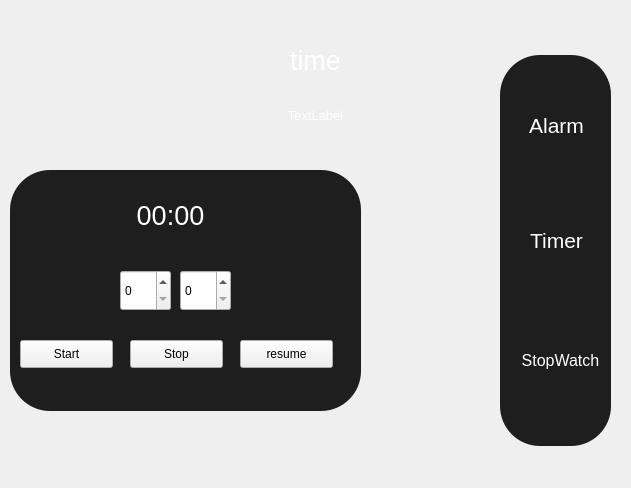
<?xml version="1.0" encoding="UTF-8"?>
<ui version="4.0">
 <class>MainWindow</class>
 <widget class="QMainWindow" name="MainWindow">
  <property name="geometry">
   <rect>
    <x>0</x>
    <y>0</y>
    <width>631</width>
    <height>488</height>
   </rect>
  </property>
  <property name="windowTitle">
   <string>MainWindow</string>
  </property>
  <property name="autoFillBackground">
   <bool>false</bool>
  </property>
  <property name="animated">
   <bool>true</bool>
  </property>
  <property name="documentMode">
   <bool>false</bool>
  </property>
  <property name="unifiedTitleAndToolBarOnMac">
   <bool>false</bool>
  </property>
  <widget class="QWidget" name="centralwidget">
   <widget class="QLabel" name="background_label">
    <property name="geometry">
     <rect>
      <x>0</x>
      <y>0</y>
      <width>811</width>
      <height>661</height>
     </rect>
    </property>
    <property name="text">
     <string/>
    </property>
    <property name="pixmap">
     <pixmap>assets/background.jpg</pixmap>
    </property>
    <property name="scaledContents">
     <bool>false</bool>
    </property>
   </widget>
   <widget class="QLabel" name="time_label">
    <property name="geometry">
     <rect>
      <x>160</x>
      <y>20</y>
      <width>311</width>
      <height>81</height>
     </rect>
    </property>
    <property name="font">
     <font>
      <pointsize>20</pointsize>
     </font>
    </property>
    <property name="styleSheet">
     <string notr="true">QLabel{
color : white
}</string>
    </property>
    <property name="text">
     <string>time</string>
    </property>
    <property name="alignment">
     <set>Qt::AlignCenter</set>
    </property>
   </widget>
   <widget class="QLabel" name="date_label">
    <property name="geometry">
     <rect>
      <x>250</x>
      <y>100</y>
      <width>131</width>
      <height>31</height>
     </rect>
    </property>
    <property name="font">
     <font>
      <pointsize>10</pointsize>
     </font>
    </property>
    <property name="styleSheet">
     <string notr="true">QLabel{
color : white;
}</string>
    </property>
    <property name="text">
     <string>TextLabel</string>
    </property>
    <property name="alignment">
     <set>Qt::AlignCenter</set>
    </property>
   </widget>
   <widget class="QLabel" name="bar_label">
    <property name="geometry">
     <rect>
      <x>500</x>
      <y>55</y>
      <width>111</width>
      <height>391</height>
     </rect>
    </property>
    <property name="styleSheet">
     <string notr="true">QLabel{
background:rgb(30, 30, 30);
color : white;
border-radius : 40px;
}</string>
    </property>
    <property name="text">
     <string/>
    </property>
   </widget>
   <widget class="QPushButton" name="alarm_pushButton">
    <property name="geometry">
     <rect>
      <x>510</x>
      <y>100</y>
      <width>93</width>
      <height>51</height>
     </rect>
    </property>
    <property name="font">
     <font>
      <pointsize>16</pointsize>
     </font>
    </property>
    <property name="styleSheet">
     <string notr="true">QPushButton{
color:white;
}</string>
    </property>
    <property name="text">
     <string>Alarm</string>
    </property>
    <property name="flat">
     <bool>true</bool>
    </property>
   </widget>
   <widget class="QPushButton" name="timer_pushButton">
    <property name="geometry">
     <rect>
      <x>510</x>
      <y>220</y>
      <width>93</width>
      <height>41</height>
     </rect>
    </property>
    <property name="font">
     <font>
      <pointsize>16</pointsize>
     </font>
    </property>
    <property name="styleSheet">
     <string notr="true">QPushButton{
color:white;
}</string>
    </property>
    <property name="text">
     <string>Timer</string>
    </property>
    <property name="flat">
     <bool>true</bool>
    </property>
   </widget>
   <widget class="QPushButton" name="stopwatch_pushButton">
    <property name="geometry">
     <rect>
      <x>500</x>
      <y>340</y>
      <width>121</width>
      <height>41</height>
     </rect>
    </property>
    <property name="font">
     <font>
      <pointsize>12</pointsize>
     </font>
    </property>
    <property name="styleSheet">
     <string notr="true">QPushButton{
color:white;
}</string>
    </property>
    <property name="text">
     <string>StopWatch</string>
    </property>
    <property name="flat">
     <bool>true</bool>
    </property>
   </widget>
   <widget class="QStackedWidget" name="stackedWidget">
    <property name="geometry">
     <rect>
      <x>10</x>
      <y>170</y>
      <width>351</width>
      <height>241</height>
     </rect>
    </property>
    <property name="accessibleDescription">
     <string/>
    </property>
    <property name="autoFillBackground">
     <bool>false</bool>
    </property>
    <property name="styleSheet">
     <string notr="true">QStackedWidget{
background:rgb(30, 30, 30);
color : white;
border-radius : 40px;
}</string>
    </property>
    <property name="currentIndex">
     <number>1</number>
    </property>
    <widget class="QWidget" name="alarm">
     <widget class="QPushButton" name="set_alarm_pushButton">
      <property name="geometry">
       <rect>
        <x>120</x>
        <y>120</y>
        <width>91</width>
        <height>61</height>
       </rect>
      </property>
      <property name="text">
       <string>Set Alarm</string>
      </property>
     </widget>
     <widget class="QLabel" name="alarm_status_label">
      <property name="geometry">
       <rect>
        <x>70</x>
        <y>190</y>
        <width>201</width>
        <height>41</height>
       </rect>
      </property>
      <property name="font">
       <font>
        <pointsize>12</pointsize>
       </font>
      </property>
      <property name="styleSheet">
       <string notr="true">QLabel{
color:white;
}</string>
      </property>
      <property name="text">
       <string/>
      </property>
      <property name="alignment">
       <set>Qt::AlignCenter</set>
      </property>
     </widget>
     <widget class="QTimeEdit" name="alarm_timeEdit">
      <property name="geometry">
       <rect>
        <x>70</x>
        <y>50</y>
        <width>191</width>
        <height>41</height>
       </rect>
      </property>
      <property name="font">
       <font>
        <pointsize>18</pointsize>
       </font>
      </property>
      <property name="styleSheet">
       <string notr="true">QTimeEdite{
color : white ;
}
</string>
      </property>
      <property name="buttonSymbols">
       <enum>QAbstractSpinBox::PlusMinus</enum>
      </property>
      <property name="keyboardTracking">
       <bool>true</bool>
      </property>
     </widget>
    </widget>
    <widget class="QWidget" name="timer">
     <widget class="QPushButton" name="stop_pushButton">
      <property name="geometry">
       <rect>
        <x>120</x>
        <y>170</y>
        <width>93</width>
        <height>28</height>
       </rect>
      </property>
      <property name="text">
       <string>Stop</string>
      </property>
     </widget>
     <widget class="QPushButton" name="start_pushButton">
      <property name="geometry">
       <rect>
        <x>10</x>
        <y>170</y>
        <width>93</width>
        <height>28</height>
       </rect>
      </property>
      <property name="text">
       <string>Start</string>
      </property>
     </widget>
     <widget class="QSpinBox" name="minute_spinBox">
      <property name="geometry">
       <rect>
        <x>170</x>
        <y>100</y>
        <width>51</width>
        <height>41</height>
       </rect>
      </property>
     </widget>
     <widget class="QSpinBox" name="hour_spinBox">
      <property name="geometry">
       <rect>
        <x>110</x>
        <y>100</y>
        <width>51</width>
        <height>41</height>
       </rect>
      </property>
     </widget>
     <widget class="QLabel" name="label">
      <property name="geometry">
       <rect>
        <x>50</x>
        <y>10</y>
        <width>221</width>
        <height>71</height>
       </rect>
      </property>
      <property name="font">
       <font>
        <pointsize>20</pointsize>
       </font>
      </property>
      <property name="styleSheet">
       <string notr="true">QLabel{
color: white ;
}</string>
      </property>
      <property name="text">
       <string>00:00</string>
      </property>
      <property name="alignment">
       <set>Qt::AlignCenter</set>
      </property>
     </widget>
     <widget class="QPushButton" name="resume_pushButton">
      <property name="geometry">
       <rect>
        <x>230</x>
        <y>170</y>
        <width>93</width>
        <height>28</height>
       </rect>
      </property>
      <property name="text">
       <string>resume</string>
      </property>
     </widget>
    </widget>
    <widget class="QWidget" name="stopwatch">
     <widget class="QLabel" name="stopwatch_label">
      <property name="geometry">
       <rect>
        <x>100</x>
        <y>30</y>
        <width>121</width>
        <height>41</height>
       </rect>
      </property>
      <property name="font">
       <font>
        <pointsize>14</pointsize>
       </font>
      </property>
      <property name="styleSheet">
       <string notr="true">QLabel{
color:white;
}</string>
      </property>
      <property name="text">
       <string>00:00:00</string>
      </property>
      <property name="alignment">
       <set>Qt::AlignCenter</set>
      </property>
     </widget>
     <widget class="QPushButton" name="stopwatch_start_pushButton">
      <property name="geometry">
       <rect>
        <x>10</x>
        <y>140</y>
        <width>93</width>
        <height>28</height>
       </rect>
      </property>
      <property name="text">
       <string>Start</string>
      </property>
     </widget>
     <widget class="QPushButton" name="stopwatch_stop_pushButton">
      <property name="geometry">
       <rect>
        <x>120</x>
        <y>140</y>
        <width>93</width>
        <height>28</height>
       </rect>
      </property>
      <property name="text">
       <string>Stop</string>
      </property>
     </widget>
     <widget class="QPushButton" name="stopwatch_reset_pushButton">
      <property name="geometry">
       <rect>
        <x>240</x>
        <y>140</y>
        <width>93</width>
        <height>28</height>
       </rect>
      </property>
      <property name="text">
       <string>Reset</string>
      </property>
     </widget>
    </widget>
   </widget>
  </widget>
 </widget>
 <resources/>
 <connections/>
</ui>
